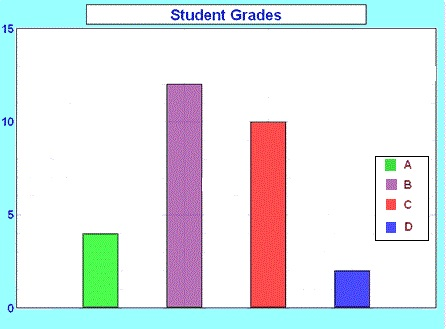
%> input picture Statistical Charts/1.jpg, 446 x 329 px
$ octave --eval "result = Median_filter(imread('1.jpg'));"   (GNU Octave 9; MATLAB toolbox functions it lacks are replaced by stand-ins)
%> lines starting %> are read from the running program, lines starting %| are printed output that depends on the picture
function [B]=Median_filter( img  )
%UNTITLED4 Summary of this function goes here
%   Detailed explanation goes here

A = img ;
%> A is the input picture: size 329x446x3 uint8; mean R, G, B 224.8, 231.3, 234.3
A = im2double(rgb2gray(A));
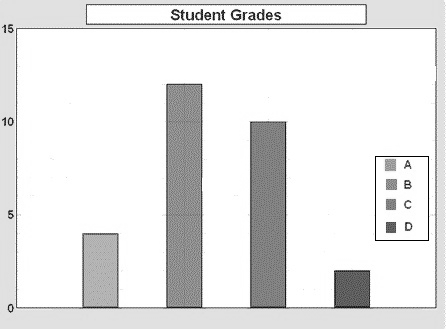
%> A: size 329x446 double; min 0, max 1, mean 0.901
fun = @(x) median(x(:));
B = nlfilter(A,[9 9],fun);
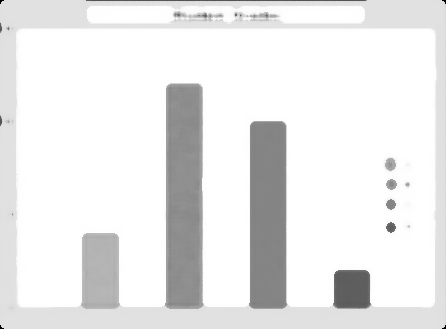
%> B: size 329x446 double; min 0, max 1, mean 0.917
%imshow(result)
end

$ run again, on Statistical Charts/2.JPG
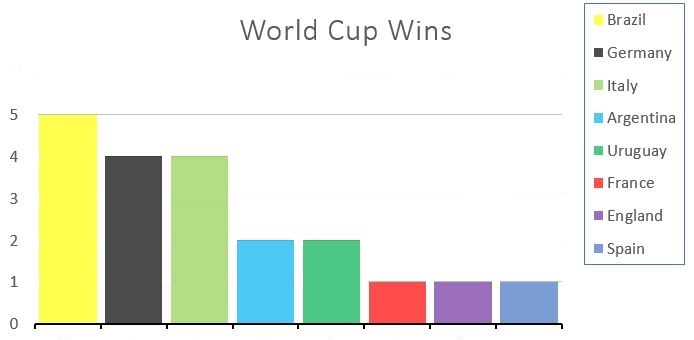
%> input picture Statistical Charts/2.JPG, 694 x 340 px
%> in Median_filter, A is the input picture: size 340x694x3 uint8; mean R, G, B 230.7, 235.7, 223.8
%> in Median_filter, `A = im2double(rgb2gray(A));`:
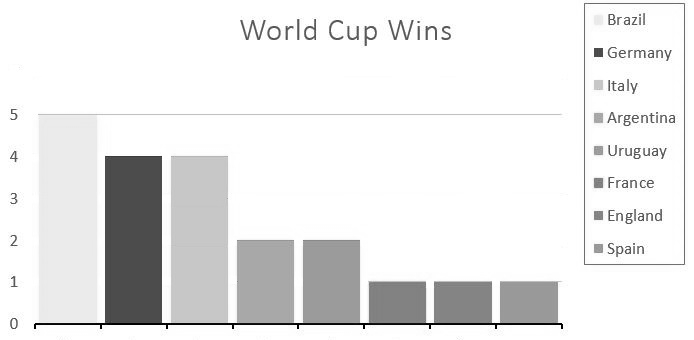
%> A: size 340x694 double; min 0, max 1, mean 0.913
%> in Median_filter, `B = nlfilter(A,[9 9],fun);`:
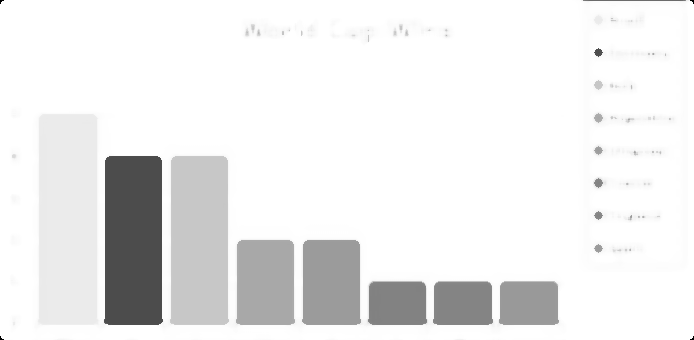
%> B: size 340x694 double; min 0, max 1, mean 0.926
